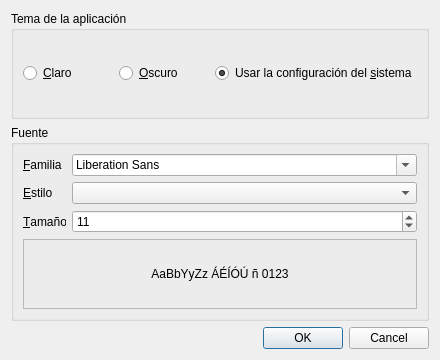
<?xml version="1.0" encoding="UTF-8"?>
<ui version="4.0">
 <class>SettingsDialog</class>
 <widget class="QDialog" name="SettingsDialog">
  <property name="geometry">
   <rect>
    <x>0</x>
    <y>0</y>
    <width>440</width>
    <height>360</height>
   </rect>
  </property>
  <property name="windowTitle">
   <string>Configuración</string>
  </property>
  <property name="windowIcon">
   <iconset resource="../images.qrc">
    <normaloff>:/icons/notes.png</normaloff>:/icons/notes.png</iconset>
  </property>
  <layout class="QVBoxLayout" name="dialog_layout">
   <item>
    <widget class="QGroupBox" name="theme_group">
     <property name="title">
      <string>Tema de la aplicación</string>
     </property>
     <layout class="QHBoxLayout" name="theme_layout">
      <item>
       <widget class="QRadioButton" name="light_theme_radio">
        <property name="text">
         <string>&amp;Claro</string>
        </property>
       </widget>
      </item>
      <item>
       <widget class="QRadioButton" name="dark_theme_radio">
        <property name="text">
         <string>&amp;Oscuro</string>
        </property>
       </widget>
      </item>
      <item>
       <widget class="QRadioButton" name="system_theme_radio">
        <property name="text">
         <string>Usar la configuración del &amp;sistema</string>
        </property>
        <property name="checked">
         <bool>true</bool>
        </property>
       </widget>
      </item>
     </layout>
    </widget>
   </item>
   <item>
    <widget class="QGroupBox" name="font_group">
     <property name="title">
      <string>Fuente</string>
     </property>
     <layout class="QFormLayout" name="font_layout">
      <item row="0" column="0">
       <widget class="QLabel" name="family_label">
        <property name="text">
         <string>&amp;Familia</string>
        </property>
        <property name="buddy">
         <cstring>family_combo</cstring>
        </property>
       </widget>
      </item>
      <item row="0" column="1">
       <widget class="QFontComboBox" name="family_combo"/>
      </item>
      <item row="1" column="0">
       <widget class="QLabel" name="style_label">
        <property name="text">
         <string>&amp;Estilo</string>
        </property>
        <property name="buddy">
         <cstring>style_combo</cstring>
        </property>
       </widget>
      </item>
      <item row="1" column="1">
       <widget class="QComboBox" name="style_combo"/>
      </item>
      <item row="2" column="0">
       <widget class="QLabel" name="size_label">
        <property name="text">
         <string>&amp;Tamaño</string>
        </property>
        <property name="buddy">
         <cstring>size_spin</cstring>
        </property>
       </widget>
      </item>
      <item row="2" column="1">
       <widget class="QSpinBox" name="size_spin">
        <property name="minimum">
         <number>6</number>
        </property>
        <property name="maximum">
         <number>96</number>
        </property>
        <property name="value">
         <number>11</number>
        </property>
       </widget>
      </item>
      <item row="3" column="0" colspan="2">
       <widget class="QLabel" name="preview_label">
        <property name="minimumSize">
         <size>
          <width>0</width>
          <height>70</height>
         </size>
        </property>
        <property name="frameShape">
         <enum>QFrame::Shape::StyledPanel</enum>
        </property>
        <property name="text">
         <string>AaBbYyZz ÁÉÍÓÚ ñ 0123</string>
        </property>
        <property name="alignment">
         <set>Qt::AlignmentFlag::AlignCenter</set>
        </property>
       </widget>
      </item>
     </layout>
    </widget>
   </item>
   <item>
    <widget class="QDialogButtonBox" name="button_box">
     <property name="standardButtons">
      <set>QDialogButtonBox::StandardButton::Cancel|QDialogButtonBox::StandardButton::Ok</set>
     </property>
    </widget>
   </item>
  </layout>
 </widget>
 <resources>
  <include location="../images.qrc"/>
 </resources>
 <connections/>
</ui>
